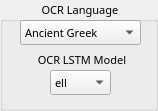
   <widget class="QGroupBox" name="OCRgroupBox">
    <property name="geometry">
     <rect>
      <x>571</x>
      <y>230</y>
      <width>158</width>
      <height>111</height>
     </rect>
    </property>
    <property name="font">
     <font>
      <family>FROMVS</family>
      <pointsize>8</pointsize>
      <weight>50</weight>
      <italic>false</italic>
      <bold>false</bold>
     </font>
    </property>
    <property name="title">
     <string> OCR Language</string>
    </property>
    <property name="alignment">
     <set>Qt::AlignCenter</set>
    </property>
    <widget class="QComboBox" name="OCRModelComboBox">
     <property name="geometry">
      <rect>
       <x>50</x>
       <y>70</y>
       <width>61</width>
       <height>25</height>
      </rect>
     </property>
     <property name="toolTip">
      <string>Select OCR language model</string>
     </property>
     <property name="locale">
      <locale language="English" country="UnitedStates"/>
     </property>
     <property name="editable">
      <bool>false</bool>
     </property>
     <property name="currentText">
      <string>ell</string>
     </property>
     <item>
      <property name="text">
       <string>ell</string>
      </property>
     </item>
     <item>
      <property name="text">
       <string>grc</string>
      </property>
     </item>
     <item>
      <property name="text">
       <string>feg</string>
      </property>
     </item>
     <item>
      <property name="text">
       <string>heb</string>
      </property>
     </item>
     <item>
      <property name="text">
       <string>feh</string>
      </property>
     </item>
     <item>
      <property name="text">
       <string>lat</string>
      </property>
     </item>
     <item>
      <property name="text">
       <string>fel</string>
      </property>
     </item>
    </widget>
    <widget class="QComboBox" name="OCRlangComboBox">
     <property name="geometry">
      <rect>
       <x>20</x>
       <y>20</y>
       <width>121</width>
       <height>25</height>
      </rect>
     </property>
     <property name="toolTip">
      <string>Select OCR language</string>
     </property>
     <property name="locale">
      <locale language="English" country="UnitedStates"/>
     </property>
     <property name="editable">
      <bool>false</bool>
     </property>
     <property name="currentText">
      <string>Ancient Greek</string>
     </property>
     <item>
      <property name="text">
       <string>Ancient Greek</string>
      </property>
     </item>
     <item>
      <property name="text">
       <string>Middle Greek</string>
      </property>
     </item>
     <item>
      <property name="text">
       <string>Modern Greek</string>
      </property>
     </item>
     <item>
      <property name="text">
       <string>Hebrew</string>
      </property>
     </item>
     <item>
      <property name="text">
       <string>Latin</string>
      </property>
     </item>
    </widget>
    <widget class="QLabel" name="OCRModellabel_2">
     <property name="geometry">
      <rect>
       <x>30</x>
       <y>50</y>
       <width>101</width>
       <height>20</height>
      </rect>
     </property>
     <property name="font">
      <font>
       <family>FROMVS</family>
       <pointsize>8</pointsize>
       <weight>50</weight>
       <italic>false</italic>
       <bold>false</bold>
      </font>
     </property>
     <property name="toolTip">
      <string>Select OCR LSTM model</string>
     </property>
     <property name="text">
      <string> OCR LSTM Model</string>
     </property>
     <property name="alignment">
      <set>Qt::AlignCenter</set>
     </property>
    </widget>
   </widget>
